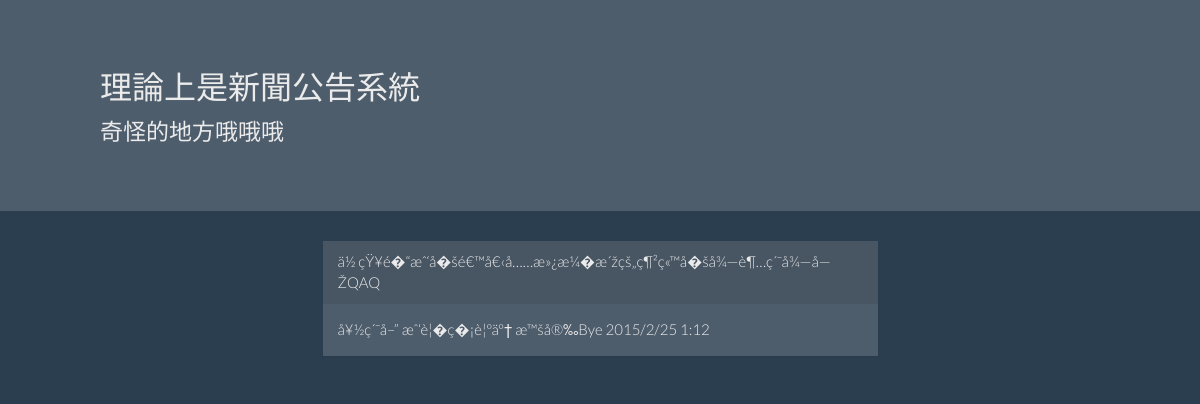
Screenshot of /news/view.php?id=4 with the database file from the repository.
### tables this page shows
CREATE TABLE IF NOT EXISTS `news` (
  `id` int(11) NOT NULL,
  `title` text NOT NULL,
  `content` text NOT NULL,
  UNIQUE KEY `id` (`id`)
);

### news/view.php (the view, shortened to what this page needs)
<!DOCTYPE html>
<html>
	<head>
		<link rel="stylesheet" type="text/css" href="../bootstrap.css">
	</head>
	<body>
		<div class="jumbotron">
			<div style="padding-left:100px">
			<h2>理論上是新聞公告系統</h2>
			<p>奇怪的地方哦哦哦</p>
			</div>
		</div>
		<div class="container">
		    <div class="row">
		        <div class="col-md-6 col-md-offset-3">
						<?php
						$id=$_GET['id'];
						$sql="SELECT * FROM `news` WHERE id=$id";
						$result = mysql_query($sql);
						$row = mysql_fetch_row($result);
						echo'
						<div class="panel panel-default">
						  <div class="panel-heading">'.$row[1].'</div>
						  <div class="panel-body">'.
						    $row[2].'
						  </div>
						</div>
						';
						?>
		        </div>
		    </div>
		</div>
	</body>
</html>

### rows the page displays
news: title "ä½ çŸ¥é�“æˆ‘å�šé€™å€‹å……æ»¿æ¼�æ´žçš„ç¶²ç«™å�šå¾—è¶…ç´¯å¾—å—ŽQAQ", content "å¥½ç´¯å–” æˆ‘è¦�ç�¡è¦ºäº† æ™šå®‰Bye 2015/2/25 1:12"
